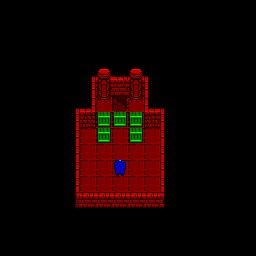

The image is a tile-based game level rendered from a .tmx file. Its description and complete source (layers, tilesets, objects, tile grids) follow:
An orthogonal 16x16 tile map with 16x16 px tiles, 2 tile layers (BG, Entities), 3 tilesets.

<map version="1.4" tiledversion="1.4.3" orientation="orthogonal" renderorder="right-down" width="16" height="16" tilewidth="16" tileheight="16" infinite="0" nextlayerid="3" nextobjectid="1">
 <tileset firstgid="1" name="tileset_final" tilewidth="16" tileheight="16" tilecount="70" columns="7">
  <image source="../Sprites/3_tile_spritesheet.png" width="112" height="160" />
 </tileset>
 <tileset firstgid="71" name="entity_sprites_final" tilewidth="16" tileheight="16" tilecount="48" columns="12">
  <image source="../Sprites/4_entity_spritesheet.png" width="192" height="64" />
 </tileset>
 <tileset firstgid="119" name="player_sprite_sheet" tilewidth="16" tileheight="16" tilecount="225" columns="75">
  <image source="../Sprites/5_player_spritesheet.png" width="1200" height="48" />
 </tileset>
 <layer id="1" name="BG" width="16" height="16">
  <data>
   <tile />
   <tile />
   <tile />
   <tile />
   <tile />
   <tile />
   <tile />
   <tile />
   <tile />
   <tile />
   <tile />
   <tile />
   <tile />
   <tile />
   <tile />
   <tile />
   <tile />
   <tile />
   <tile />
   <tile />
   <tile />
   <tile />
   <tile />
   <tile />
   <tile />
   <tile />
   <tile />
   <tile />
   <tile />
   <tile />
   <tile />
   <tile />
   <tile />
   <tile />
   <tile />
   <tile />
   <tile />
   <tile />
   <tile />
   <tile />
   <tile />
   <tile />
   <tile />
   <tile />
   <tile />
   <tile />
   <tile />
   <tile />
   <tile />
   <tile />
   <tile />
   <tile />
   <tile />
   <tile />
   <tile />
   <tile />
   <tile />
   <tile />
   <tile />
   <tile />
   <tile />
   <tile />
   <tile />
   <tile />
   <tile />
   <tile />
   <tile />
   <tile />
   <tile />
   <tile gid="22" />
   <tile gid="30" />
   <tile gid="12" />
   <tile gid="30" />
   <tile gid="23" />
   <tile />
   <tile />
   <tile />
   <tile />
   <tile />
   <tile />
   <tile />
   <tile />
   <tile />
   <tile />
   <tile />
   <tile gid="33" />
   <tile gid="36" />
   <tile gid="29" />
   <tile gid="36" />
   <tile gid="34" />
   <tile />
   <tile />
   <tile />
   <tile />
   <tile />
   <tile />
   <tile />
   <tile />
   <tile />
   <tile />
   <tile gid="22" />
   <tile gid="39" />
   <tile gid="50" />
   <tile gid="65" />
   <tile gid="50" />
   <tile gid="38" />
   <tile gid="23" />
   <tile />
   <tile />
   <tile />
   <tile />
   <tile />
   <tile />
   <tile />
   <tile />
   <tile />
   <tile gid="33" />
   <tile gid="25" />
   <tile gid="47" />
   <tile gid="47" />
   <tile gid="47" />
   <tile gid="24" />
   <tile gid="34" />
   <tile />
   <tile />
   <tile />
   <tile />
   <tile />
   <tile />
   <tile />
   <tile />
   <tile />
   <tile gid="33" />
   <tile gid="47" />
   <tile gid="47" />
   <tile gid="47" />
   <tile gid="47" />
   <tile gid="47" />
   <tile gid="34" />
   <tile />
   <tile />
   <tile />
   <tile />
   <tile />
   <tile />
   <tile />
   <tile />
   <tile />
   <tile gid="33" />
   <tile gid="47" />
   <tile gid="47" />
   <tile gid="47" />
   <tile gid="47" />
   <tile gid="47" />
   <tile gid="34" />
   <tile />
   <tile />
   <tile />
   <tile />
   <tile />
   <tile />
   <tile />
   <tile />
   <tile />
   <tile gid="33" />
   <tile gid="47" />
   <tile gid="47" />
   <tile gid="47" />
   <tile gid="47" />
   <tile gid="47" />
   <tile gid="34" />
   <tile />
   <tile />
   <tile />
   <tile />
   <tile />
   <tile />
   <tile />
   <tile />
   <tile />
   <tile gid="33" />
   <tile gid="47" />
   <tile gid="47" />
   <tile gid="47" />
   <tile gid="47" />
   <tile gid="47" />
   <tile gid="34" />
   <tile />
   <tile />
   <tile />
   <tile />
   <tile />
   <tile />
   <tile />
   <tile />
   <tile />
   <tile gid="4" />
   <tile gid="40" />
   <tile gid="40" />
   <tile gid="40" />
   <tile gid="40" />
   <tile gid="40" />
   <tile gid="5" />
   <tile />
   <tile />
   <tile />
   <tile />
   <tile />
   <tile />
   <tile />
   <tile />
   <tile />
   <tile />
   <tile />
   <tile />
   <tile />
   <tile />
   <tile />
   <tile />
   <tile />
   <tile />
   <tile />
   <tile />
   <tile />
   <tile />
   <tile />
   <tile />
   <tile />
   <tile />
   <tile />
   <tile />
   <tile />
   <tile />
   <tile />
   <tile />
   <tile />
   <tile />
   <tile />
   <tile />
   <tile />
   <tile />
   <tile />
   <tile />
   <tile />
   <tile />
   <tile />
   <tile />
   <tile />
   <tile />
   <tile />
   <tile />
   <tile />
   <tile />
   <tile />
   <tile />
   <tile />
  </data>
 </layer>
 <layer id="2" name="Entities" width="16" height="16">
  <data>
   <tile />
   <tile />
   <tile />
   <tile />
   <tile />
   <tile />
   <tile />
   <tile />
   <tile />
   <tile />
   <tile />
   <tile />
   <tile />
   <tile />
   <tile />
   <tile />
   <tile />
   <tile />
   <tile />
   <tile />
   <tile />
   <tile />
   <tile />
   <tile />
   <tile />
   <tile />
   <tile />
   <tile />
   <tile />
   <tile />
   <tile />
   <tile />
   <tile />
   <tile />
   <tile />
   <tile />
   <tile />
   <tile />
   <tile />
   <tile />
   <tile />
   <tile />
   <tile />
   <tile />
   <tile />
   <tile />
   <tile />
   <tile />
   <tile />
   <tile />
   <tile />
   <tile />
   <tile />
   <tile />
   <tile />
   <tile />
   <tile />
   <tile />
   <tile />
   <tile />
   <tile />
   <tile />
   <tile />
   <tile />
   <tile />
   <tile />
   <tile />
   <tile />
   <tile />
   <tile />
   <tile />
   <tile />
   <tile />
   <tile />
   <tile />
   <tile />
   <tile />
   <tile />
   <tile />
   <tile />
   <tile />
   <tile />
   <tile />
   <tile />
   <tile />
   <tile />
   <tile />
   <tile />
   <tile />
   <tile />
   <tile />
   <tile />
   <tile />
   <tile />
   <tile />
   <tile />
   <tile />
   <tile />
   <tile />
   <tile />
   <tile />
   <tile />
   <tile />
   <tile />
   <tile />
   <tile />
   <tile />
   <tile />
   <tile />
   <tile />
   <tile />
   <tile />
   <tile />
   <tile />
   <tile />
   <tile />
   <tile />
   <tile />
   <tile gid="83" />
   <tile gid="83" />
   <tile gid="83" />
   <tile />
   <tile />
   <tile />
   <tile />
   <tile />
   <tile />
   <tile />
   <tile />
   <tile />
   <tile />
   <tile />
   <tile />
   <tile />
   <tile gid="83" />
   <tile />
   <tile gid="83" />
   <tile />
   <tile />
   <tile />
   <tile />
   <tile />
   <tile />
   <tile />
   <tile />
   <tile />
   <tile />
   <tile />
   <tile />
   <tile />
   <tile />
   <tile />
   <tile />
   <tile />
   <tile />
   <tile />
   <tile />
   <tile />
   <tile />
   <tile />
   <tile />
   <tile />
   <tile />
   <tile />
   <tile />
   <tile />
   <tile />
   <tile gid="195" />
   <tile />
   <tile />
   <tile />
   <tile />
   <tile />
   <tile />
   <tile />
   <tile />
   <tile />
   <tile />
   <tile />
   <tile />
   <tile />
   <tile />
   <tile />
   <tile />
   <tile />
   <tile />
   <tile />
   <tile />
   <tile />
   <tile />
   <tile />
   <tile />
   <tile />
   <tile />
   <tile />
   <tile />
   <tile />
   <tile />
   <tile />
   <tile />
   <tile />
   <tile />
   <tile />
   <tile />
   <tile />
   <tile />
   <tile />
   <tile />
   <tile />
   <tile />
   <tile />
   <tile />
   <tile />
   <tile />
   <tile />
   <tile />
   <tile />
   <tile />
   <tile />
   <tile />
   <tile />
   <tile />
   <tile />
   <tile />
   <tile />
   <tile />
   <tile />
   <tile />
   <tile />
   <tile />
   <tile />
   <tile />
   <tile />
   <tile />
   <tile />
   <tile />
   <tile />
   <tile />
   <tile />
   <tile />
   <tile />
   <tile />
   <tile />
   <tile />
   <tile />
   <tile />
   <tile />
   <tile />
   <tile />
   <tile />
   <tile />
   <tile />
   <tile />
   <tile />
   <tile />
   <tile />
  </data>
 </layer>
</map>
